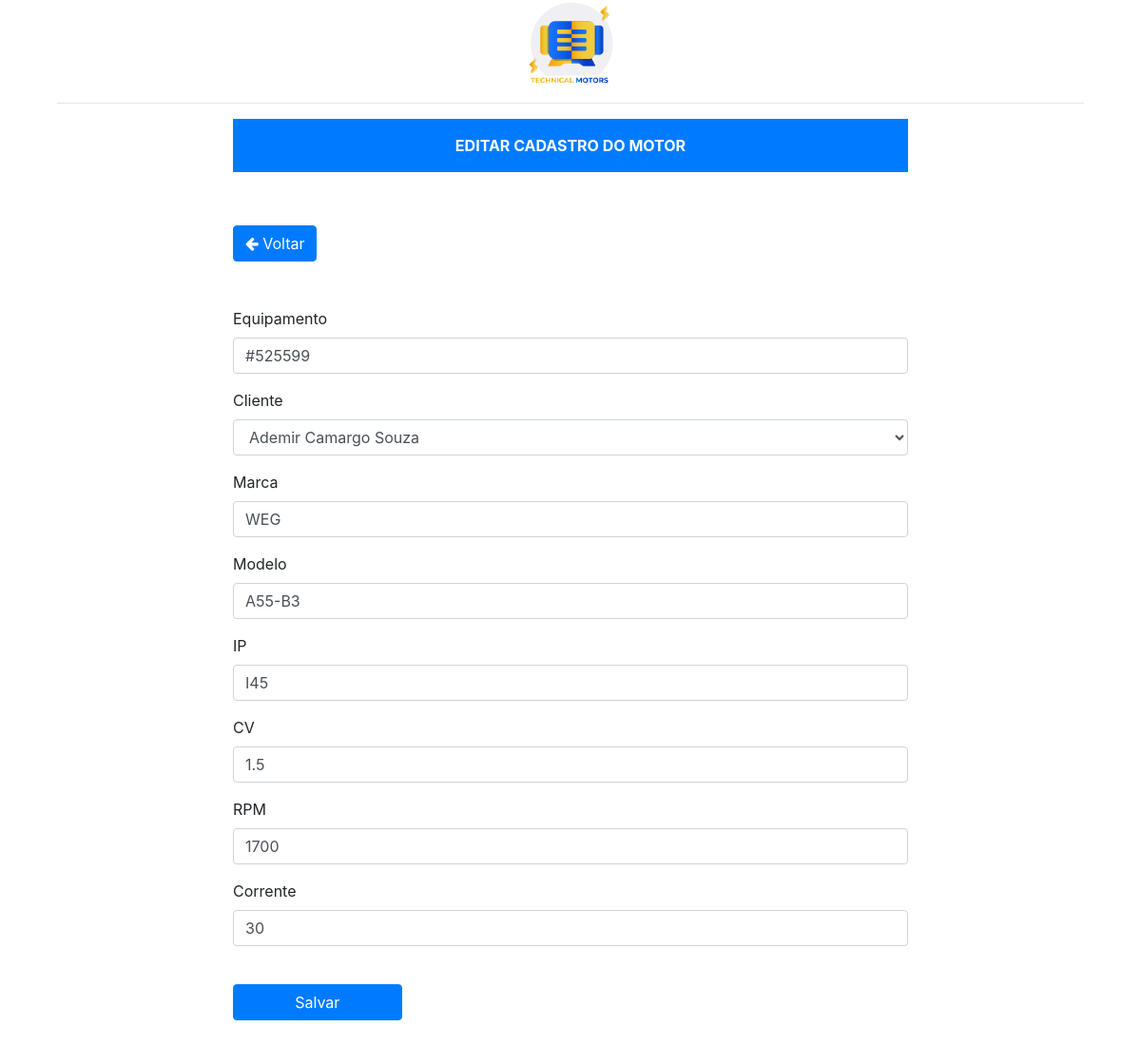
Page /motor/1 on the committed database.
### app/models.py (models this page shows, shortened)
class Motores(db.Model, UserMixin):
    __tablename__ = "motores"
    id = db.Column(db.Integer, primary_key=True, autoincrement=True)
    equipamento = db.Column(db.String(84), nullable=False, index = True)
    cliente = db.Column(db.String(84), nullable=False)
    marca = db.Column(db.String(84), nullable=False)
    modelo = db.Column(db.String(84), nullable=False)
    ip = db.Column(db.String(10), nullable=False)
    cv = db.Column(db.String(10), nullable=False)
    rpm = db.Column(db.String(15), nullable=False)
    corrente = db.Column(db.String(15), nullable=False)

### app/view_motores/views.py (the view, shortened to what this page needs)
@motores.route("/motor/<int:id>", methods=["GET", "POST"])
def editar(id):
    motores = Motores.query.get(id)
    form = EditarMotorForm()
    form.equipamento.data = motores.equipamento
    form.cliente.data = motores.cliente
    form.marca.data = motores.marca
    form.modelo.data = motores.modelo
    form.ip.data = motores.ip
    form.cv.data = motores.cv
    form.rpm.data = motores.rpm
    form.corrente.data = motores.corrente
    return render_template("editar/editar_motores.html", form=form)

### app/forms.py
class EditarMotorForm(FlaskForm):
    equipamento = StringField("Equipamento", validators=[
        DataRequired("o campo é obrigatório")
    ])
    cliente = SelectField("Cliente")
    marca = StringField("Marca", validators=[
        DataRequired("o campo é obrigatório")
    ])
    modelo = StringField("Modelo", validators=[
        DataRequired("o campo é obrigatório")
    ])
    ip = StringField("IP", validators=[
        DataRequired("o campo é obrigatório")
    ])
    cv = StringField("CV", validators=[
        DataRequired("o campo é obrigatório")
    ])
    rpm = StringField("RPM", validators=[
        DataRequired("o campo é obrigatório")
    ])
    corrente = StringField("Corrente", validators=[
        DataRequired("o campo é obrigatório")
    ])
    submit = SubmitField("Salvar")
    def __init__(self, *args, **kwargs):
        super().__init__(*args, **kwargs)
        self.cliente.choices = [
            (clientes.nome, clientes.nome) for clientes in Clientes.query.all()
        ]

### app/templates/editar/editar_motores.html
{% extends  'bases/base.html' %}
{% from 'bases/form.html' import render_form %}
{% block content %}
<div class="container vh-100">
  <div class="row justify-content-center">
      <img class="m-auto" src="/static/img/img-01.png" style="max-width: 100px" alt="IMG">
  </div>
      <hr></hr>
  <div class="row justify-content-center align-items-cent">
    <div class="col-8">
      <div class="p-3 mb-2 bg-primary text-white font-weight-bold text-center">EDITAR CADASTRO DO MOTOR</div>
      <br><br>
      <a href="{{ url_for('motores.tela_motor') }}" class="btn btn-primary">
        <i class="fa fa-arrow-left" aria-hidden="true"></i>
        Voltar
      </a>
      <br><br><br>
      {{ render_form(form) }}
      <br><br><br><br>
    </div>
  </div>
{% endblock %}

### app/templates/bases/form.html (shortened to what this page needs)
{% macro _hz_form_wrap(horizontal_columns, form_type, add_group=False, required=False) %}
{{ caller() }}
{% endmacro %}
{% macro render_field(field,
                    form_type="basic",
                    horizontal_columns=('lg', 2, 10),
                    button_map={}) %}
    {% if field.flags.required and not required in kwargs %}
        {% set kwargs = dict(required=True, **kwargs) %}
    {% endif %}
    {% if field.widget.input_type == 'checkbox' %}
        {% call _hz_form_wrap(horizontal_columns, form_type, True, required=required) %}
            <div class="form-group form-check{% if form_type == "inline" %} form-check-inline{% endif %}">
                <label class="form-check-label">
                    {{ field(class_="form-check-input")|safe }} {{ field.label.text|safe }}
                </label>
            </div>
        {% endcall %}
    {%- elif field.type == 'SubmitField' -%}
        {% set field_kwargs = kwargs %}
        {% call _hz_form_wrap(horizontal_columns, form_type, True, required=required) %}
        <br>
            {{ field(class='w-25 btn btn-%s' % button_map.get(field.name, 'primary'),
            **field_kwargs) }}
        {% endcall %}
    {% else -%}
        <div class="form-group {%- if form_type == "horizontal" %} row{% endif -%}
                         {%- if field.flags.required %} required{% endif -%}">
            {%- if form_type == "inline" %}
                {{ field.label(class="sr-only")|safe }}
                {% if field.type == 'FileField' %}
                    {% if field.errors %}
                        {{ field(class="form-control-file is-invalid", **kwargs)|safe }}
                    {% else %}
                        {{ field(class="form-control-file", **kwargs)|safe }}
                    {% endif %}
                {% else %}
                    {% if field.errors %}
                        {{ field(class="form-control mb-2 mr-sm-2 mb-sm-0 is-invalid", **kwargs)|safe }}
                    {% else %}
                        {{ field(class="form-control mb-2 mr-sm-2 mb-sm-0", **kwargs)|safe }}
                    {% endif %}
                {% endif %}
            {%- else -%}
                {{ field.label(class="form-control-label")|safe }}
                {% if field.type == 'FileField' %}
                    {% if field.errors %}
                        {{ field(class="form-control-file is-invalid", **kwargs)|safe }}
                    {% else %}
                        {{ field(class="form-control-file", **kwargs)|safe }}
                    {% endif %}
                {% else %}
                    {% if field.errors %}
                        {{ field(class="form-control is-invalid", **kwargs)|safe }}
                    {% else %}
                        {{ field(class="form-control", **kwargs)|safe }}
                    {% endif %}
                {% endif %}
            {%- endif %}
        </div>
    {% endif %}
{% endmacro %}
{% macro render_form(form,
                    action="",
                    method="post",
                    extra_classes=None,
                    role="form",
                    form_type="basic",
                    horizontal_columns=('lg', 2, 10),
                    enctype=None,
                    button_map={},
                    id="",
                    novalidate=False,
                    render_kw={}) %}
    {%- set _enctype = [] %}
    {%- if enctype is none -%}
        {%- for field in form %}
            {%- if field.type == 'FileField' %}
                {%- set _ = _enctype.append('multipart/form-data') -%}
            {%- endif %}
        {%- endfor %}
    {%- else %}
        {% set _ = _enctype.append(enctype) %}
    {%- endif %}
    <form{%- if action != None %} action="{{ action }}"{% endif -%}
            {%- if method %} method="{{ method }}"{% endif %}
            class="form
{%- if extra_classes %} {{ extra_classes }}{% endif -%}{%- if form_type == "inline" %} form-inline{% endif -%}"
            {%- if role %} role="{{ role }}"{% endif -%}
            {%- if render_kw %} {{ render_kw|xmlattr }}{% endif -%}>
        {%- for field in form %}
            {% if not bootstrap_is_hidden_field(field) -%}
                {{ render_field(field,
                    form_type=form_type,
                    horizontal_columns=horizontal_columns,
                    button_map=button_map) }}
            {%- endif %}
        {%- endfor %}
    </form>
{%- endmacro %}

### rows in the picture
Motores: equipamento "#525599" "Ademir Camargo Souza" "WEG" "A55-B3" "I45" "1.5" "1700" "30"

### other values in the picture
{{ field.label(class="form-control-label")|safe }} "Equipamento" "Cliente" "Marca" "Modelo" "IP" "CV" "RPM" "Corrente"
